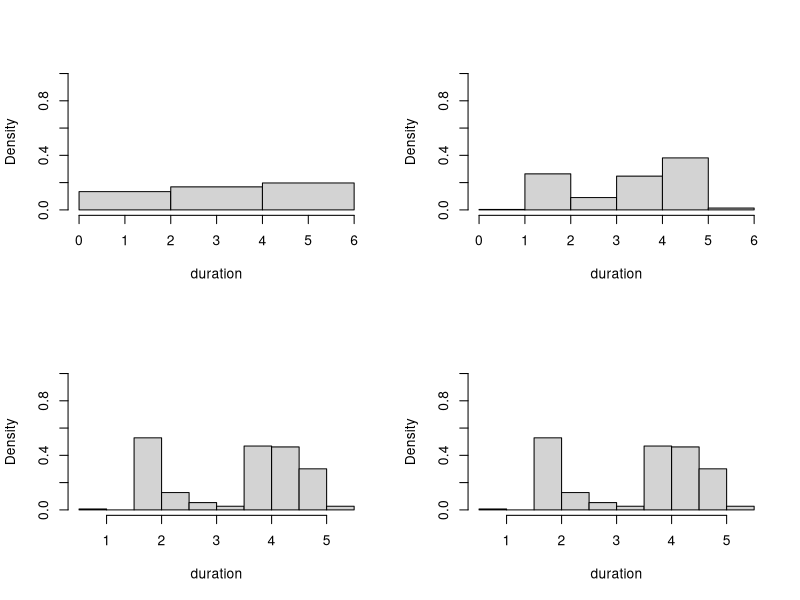
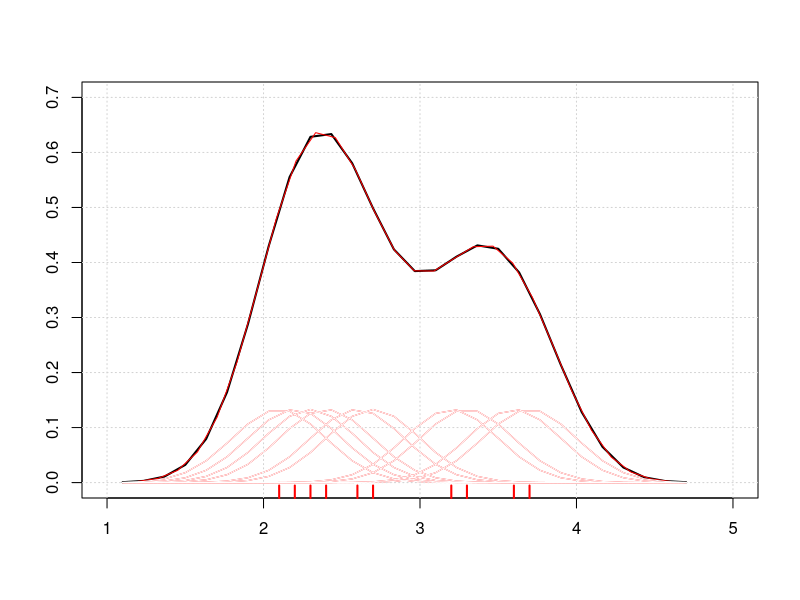
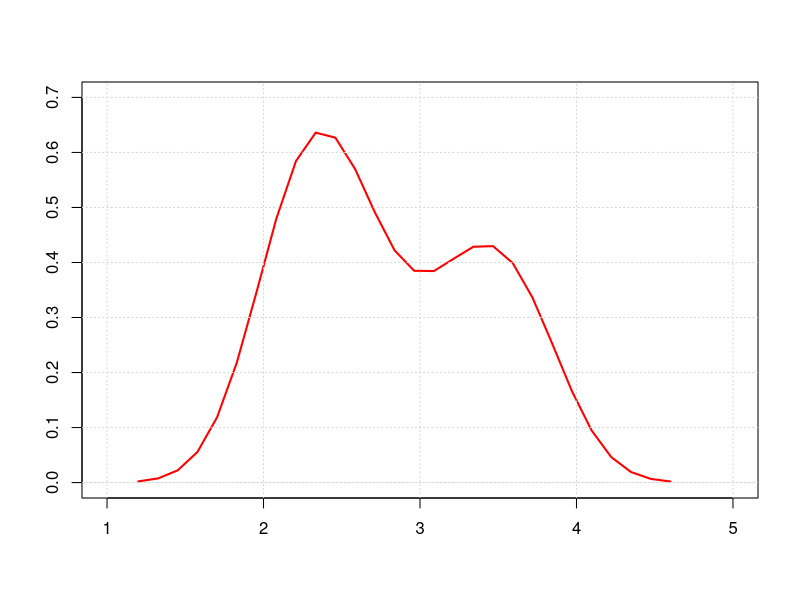
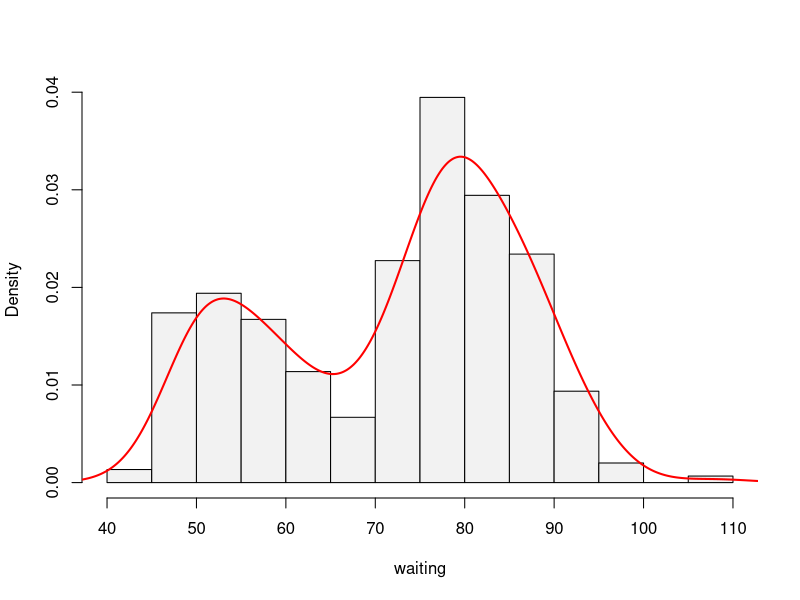
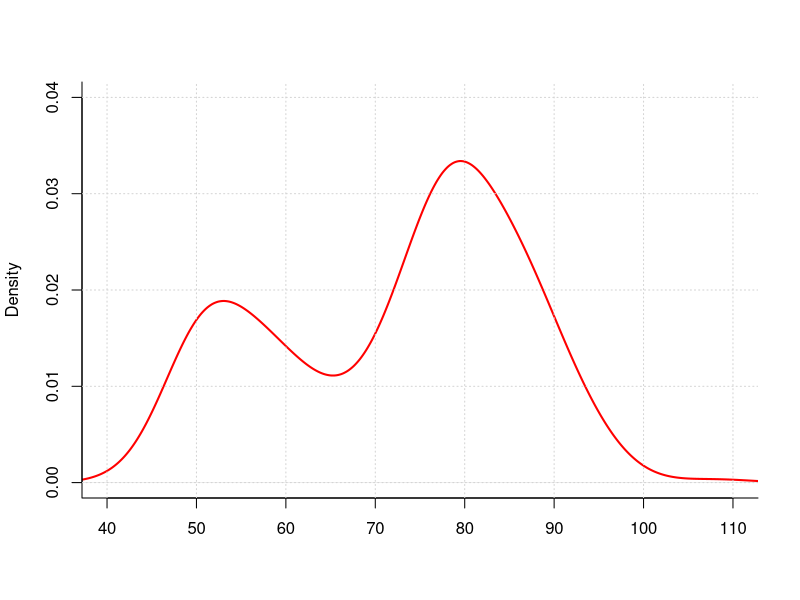

Here is the R script that generated these plots, in order:
## ---- chunk 1
# kernels.r

library(MASS)
str(geyser)
head(geyser)
duration = geyser$duration
waiting = geyser$waiting
#library(vcd)
#
# histogram shape varies with number of bins or breaks
#
par(mfrow=c(2, 2))               # two rows two columns
hist(duration,breaks = 3,freq = F,ylim = c(0, 1),col="lightgrey",main="")
hist(duration,breaks = 6,freq = F,ylim = c(0, 1),col="lightgrey",main="")
hist(duration,breaks = 9,freq = F,ylim = c(0, 1),col="lightgrey",main="")
hist(duration,breaks = 12,freq = F,ylim = c(0, 1),col="lightgrey",main="")
par(mfrow=c(1,1))
#
# KDE
#
h = 0.3
#
# 10 points as data values
#
xi = c(2.1, 2.2, 2.3, 2.4, 2.6, 2.7, 3.2, 3.3, 3.6, 3.7)
n  = length(xi)
n
# 
# create a set of equally spaced m points on the x-axis
m = 28
x = seq(from = min(xi) - 1, to = max(xi) + 1, len = m)
x
#
# kernel function
gauss = function(x){1/sqrt(2*pi)*exp(-(x^2)/2)}
#
# Apply kernel function to each xi-value, creating
# a matrix (each column with y-values of a bump)
shapes = sapply(xi, function(xi){(1/(h*n))*gauss((x - xi)/h)} )
round(shapes,3)
#
# plot shapes and KDE
#
plot(1,type="n",xlab="",ylab="",xlim=c(1,5), ylim=c(0,0.7))
for (i in 1:n) lines(x,shapes[,i],pch=19,type="l",col="red")
rug(xi,lwd=2,col="red")
grid()
# add KDE
lines(x, apply(shapes, 1, sum), type = "l", ylab = "", lwd = 2)
#
# now with density R function
#
lines(density(xi,width=1.2,n=28),col="red")
#
# erase bumps
#
for (i in 1:n) lines(x,shapes[,i],pch=19,type="l",col="white")
#
# Use R density function alone
#
plot(density(xi,width=1.2,n=28),col="red",lwd=2,main="",xlab="",ylab="",xlim=c(1,5),ylim=c(0,0.7))
grid()
#
# Example 2
#
# histogram with KDE 
#
library(MASS)
str(geyser)
waiting = geyser$waiting
hist(waiting, freq = F,col="grey95", main="")
lines(density(waiting), col="red", lwd=2)
#
# KDE alone
#
plot(density(waiting), col="red",lwd=2, bty='l',
     xlab="",main="",xlim=c(40,110),ylim=c(0,0.04))
grid()
#

